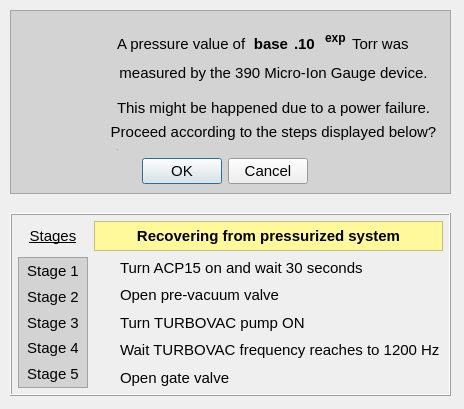
<?xml version="1.0" encoding="UTF-8"?>
<ui version="4.0">
 <class>Form</class>
 <widget class="QWidget" name="Form">
  <property name="geometry">
   <rect>
    <x>0</x>
    <y>0</y>
    <width>464</width>
    <height>409</height>
   </rect>
  </property>
  <property name="windowTitle">
   <string>Form</string>
  </property>
  <widget class="QWidget" name="verticalLayoutWidget">
   <property name="geometry">
    <rect>
     <x>10</x>
     <y>10</y>
     <width>441</width>
     <height>386</height>
    </rect>
   </property>
   <property name="font">
    <font>
     <family>Cantarell</family>
     <pointsize>11</pointsize>
     <weight>50</weight>
     <bold>false</bold>
    </font>
   </property>
   <layout class="QVBoxLayout" name="verticalLayout">
    <item>
     <widget class="QFrame" name="frame_2">
      <property name="palette">
       <palette>
        <active>
         <colorrole role="Base">
          <brush brushstyle="SolidPattern">
           <color alpha="255">
            <red>255</red>
            <green>255</green>
            <blue>255</blue>
           </color>
          </brush>
         </colorrole>
         <colorrole role="Window">
          <brush brushstyle="SolidPattern">
           <color alpha="255">
            <red>211</red>
            <green>211</green>
            <blue>211</blue>
           </color>
          </brush>
         </colorrole>
        </active>
        <inactive>
         <colorrole role="Base">
          <brush brushstyle="SolidPattern">
           <color alpha="255">
            <red>255</red>
            <green>255</green>
            <blue>255</blue>
           </color>
          </brush>
         </colorrole>
         <colorrole role="Window">
          <brush brushstyle="SolidPattern">
           <color alpha="255">
            <red>211</red>
            <green>211</green>
            <blue>211</blue>
           </color>
          </brush>
         </colorrole>
        </inactive>
        <disabled>
         <colorrole role="Base">
          <brush brushstyle="SolidPattern">
           <color alpha="255">
            <red>211</red>
            <green>211</green>
            <blue>211</blue>
           </color>
          </brush>
         </colorrole>
         <colorrole role="Window">
          <brush brushstyle="SolidPattern">
           <color alpha="255">
            <red>211</red>
            <green>211</green>
            <blue>211</blue>
           </color>
          </brush>
         </colorrole>
        </disabled>
       </palette>
      </property>
      <property name="font">
       <font>
        <family>Cantarell</family>
        <pointsize>11</pointsize>
        <weight>50</weight>
        <bold>false</bold>
       </font>
      </property>
      <property name="autoFillBackground">
       <bool>true</bool>
      </property>
      <property name="frameShape">
       <enum>QFrame::StyledPanel</enum>
      </property>
      <property name="frameShadow">
       <enum>QFrame::Raised</enum>
      </property>
      <layout class="QGridLayout" name="gridLayout">
       <item row="0" column="0">
        <layout class="QGridLayout" name="gridLayout_4">
         <item row="4" column="4">
          <spacer name="verticalSpacer_3">
           <property name="font">
            <font>
             <family>Cantarell</family>
             <pointsize>11</pointsize>
             <weight>50</weight>
             <bold>false</bold>
            </font>
           </property>
           <property name="orientation">
            <enum>Qt::Vertical</enum>
           </property>
           <property name="sizeType">
            <enum>QSizePolicy::Fixed</enum>
           </property>
           <property name="sizeHint" stdset="0">
            <size>
             <width>10</width>
             <height>5</height>
            </size>
           </property>
          </spacer>
         </item>
         <item row="7" column="2">
          <widget class="PyDMCheckbox" name="Shell_PV_Trigger_OK_MESSAGE">
           <property name="enabled">
            <bool>true</bool>
           </property>
           <property name="maximumSize">
            <size>
             <width>1</width>
             <height>1</height>
            </size>
           </property>
           <property name="font">
            <font>
             <family>Cantarell</family>
             <pointsize>11</pointsize>
             <weight>50</weight>
             <bold>false</bold>
            </font>
           </property>
           <property name="toolTip">
            <string/>
           </property>
           <property name="whatsThis">
            <string>
    A QCheckbox with support for Channels and more from PyDM

    Parameters
    ----------
    parent : QWidget
        The parent widget for the Label
    init_channel : str, optional
        The channel to be used by the widget.

    </string>
           </property>
           <property name="iconSize">
            <size>
             <width>1</width>
             <height>1</height>
            </size>
           </property>
           <property name="alarmSensitiveBorder" stdset="0">
            <bool>false</bool>
           </property>
           <property name="precisionFromPV" stdset="0">
            <bool>false</bool>
           </property>
           <property name="channel" stdset="0">
            <string>ca://${IOC}:ProcessRec:Bool</string>
           </property>
          </widget>
         </item>
         <item row="1" column="2" rowspan="2">
          <widget class="QLabel" name="label_11">
           <property name="minimumSize">
            <size>
             <width>0</width>
             <height>14</height>
            </size>
           </property>
           <property name="maximumSize">
            <size>
             <width>16777215</width>
             <height>18</height>
            </size>
           </property>
           <property name="font">
            <font>
             <family>Cantarell</family>
             <pointsize>11</pointsize>
             <weight>50</weight>
             <bold>false</bold>
            </font>
           </property>
           <property name="text">
            <string>A pressure value of</string>
           </property>
          </widget>
         </item>
         <item row="7" column="4">
          <spacer name="verticalSpacer_5">
           <property name="font">
            <font>
             <family>Cantarell</family>
             <pointsize>11</pointsize>
             <weight>50</weight>
             <bold>false</bold>
            </font>
           </property>
           <property name="orientation">
            <enum>Qt::Vertical</enum>
           </property>
           <property name="sizeType">
            <enum>QSizePolicy::Fixed</enum>
           </property>
           <property name="sizeHint" stdset="0">
            <size>
             <width>20</width>
             <height>5</height>
            </size>
           </property>
          </spacer>
         </item>
         <item row="0" column="3">
          <widget class="PyDMShellCommand" name="Shell_pop_up_OK_message">
           <property name="maximumSize">
            <size>
             <width>1</width>
             <height>1</height>
            </size>
           </property>
           <property name="font">
            <font>
             <family>Cantarell</family>
             <pointsize>11</pointsize>
             <weight>50</weight>
             <bold>false</bold>
            </font>
           </property>
           <property name="toolTip">
            <string/>
           </property>
           <property name="whatsThis">
            <string>
    A QPushButton capable of execute shell commands.
    </string>
           </property>
           <property name="text">
            <string/>
           </property>
           <property name="iconSize">
            <size>
             <width>1</width>
             <height>1</height>
            </size>
           </property>
           <property name="command" stdset="0">
            <string>pydm --hide-nav-bar --hide-menu-bar --hide-status-bar ../python/launch_ui_OK_message.py ${IOC} REC</string>
           </property>
          </widget>
         </item>
         <item row="1" column="1">
          <spacer name="horizontalSpacer_2">
           <property name="font">
            <font>
             <family>Cantarell</family>
             <pointsize>11</pointsize>
             <weight>50</weight>
             <bold>false</bold>
            </font>
           </property>
           <property name="orientation">
            <enum>Qt::Horizontal</enum>
           </property>
           <property name="sizeType">
            <enum>QSizePolicy::Fixed</enum>
           </property>
           <property name="sizeHint" stdset="0">
            <size>
             <width>5</width>
             <height>5</height>
            </size>
           </property>
          </spacer>
         </item>
         <item row="1" column="6" rowspan="2">
          <widget class="QLabel" name="label_12">
           <property name="minimumSize">
            <size>
             <width>0</width>
             <height>14</height>
            </size>
           </property>
           <property name="maximumSize">
            <size>
             <width>16777215</width>
             <height>18</height>
            </size>
           </property>
           <property name="font">
            <font>
             <family>Cantarell</family>
             <pointsize>11</pointsize>
             <weight>50</weight>
             <bold>false</bold>
            </font>
           </property>
           <property name="text">
            <string>Torr was</string>
           </property>
          </widget>
         </item>
         <item row="8" column="0" colspan="7">
          <widget class="QDialogButtonBox" name="buttonBox_2">
           <property name="font">
            <font>
             <family>Cantarell</family>
             <pointsize>11</pointsize>
             <weight>50</weight>
             <bold>false</bold>
            </font>
           </property>
           <property name="standardButtons">
            <set>QDialogButtonBox::Cancel|QDialogButtonBox::Ok</set>
           </property>
           <property name="centerButtons">
            <bool>true</bool>
           </property>
          </widget>
         </item>
         <item row="1" column="7">
          <spacer name="horizontalSpacer">
           <property name="font">
            <font>
             <family>Cantarell</family>
             <pointsize>11</pointsize>
             <weight>50</weight>
             <bold>false</bold>
            </font>
           </property>
           <property name="orientation">
            <enum>Qt::Horizontal</enum>
           </property>
           <property name="sizeType">
            <enum>QSizePolicy::Fixed</enum>
           </property>
           <property name="sizeHint" stdset="0">
            <size>
             <width>5</width>
             <height>5</height>
            </size>
           </property>
          </spacer>
         </item>
         <item row="0" column="4">
          <spacer name="verticalSpacer">
           <property name="font">
            <font>
             <family>Cantarell</family>
             <pointsize>11</pointsize>
             <weight>50</weight>
             <bold>false</bold>
            </font>
           </property>
           <property name="orientation">
            <enum>Qt::Vertical</enum>
           </property>
           <property name="sizeType">
            <enum>QSizePolicy::Fixed</enum>
           </property>
           <property name="sizeHint" stdset="0">
            <size>
             <width>20</width>
             <height>5</height>
            </size>
           </property>
          </spacer>
         </item>
         <item row="1" column="3" rowspan="2">
          <widget class="PyDMLabel" name="pressure_base">
           <property name="minimumSize">
            <size>
             <width>0</width>
             <height>14</height>
            </size>
           </property>
           <property name="maximumSize">
            <size>
             <width>60</width>
             <height>18</height>
            </size>
           </property>
           <property name="font">
            <font>
             <family>Cantarell</family>
             <pointsize>11</pointsize>
             <weight>75</weight>
             <bold>true</bold>
            </font>
           </property>
           <property name="toolTip">
            <string/>
           </property>
           <property name="whatsThis">
            <string/>
           </property>
           <property name="text">
            <string>base</string>
           </property>
           <property name="alignment">
            <set>Qt::AlignRight|Qt::AlignTrailing|Qt::AlignVCenter</set>
           </property>
           <property name="alarmSensitiveBorder" stdset="0">
            <bool>false</bool>
           </property>
           <property name="channel" stdset="0">
            <string>ca://${IOC}:BBB:TorrBaseMsg</string>
           </property>
          </widget>
         </item>
         <item row="0" column="0" rowspan="8">
          <widget class="QLabel" name="label_9">
           <property name="minimumSize">
            <size>
             <width>80</width>
             <height>0</height>
            </size>
           </property>
           <property name="maximumSize">
            <size>
             <width>80</width>
             <height>80</height>
            </size>
           </property>
           <property name="font">
            <font>
             <family>Cantarell</family>
             <pointsize>11</pointsize>
             <weight>50</weight>
             <bold>false</bold>
            </font>
           </property>
           <property name="text">
            <string>&lt;html&gt;&lt;head/&gt;&lt;body&gt;&lt;p&gt;&lt;img src=&quot;../images/warning.png&quot;/&gt;&lt;/p&gt;&lt;/body&gt;&lt;/html&gt;</string>
           </property>
           <property name="alignment">
            <set>Qt::AlignCenter</set>
           </property>
          </widget>
         </item>
         <item row="7" column="5">
          <widget class="PyDMShellCommand" name="Shell_rec_script">
           <property name="maximumSize">
            <size>
             <width>1</width>
             <height>1</height>
            </size>
           </property>
           <property name="font">
            <font>
             <family>Cantarell</family>
             <pointsize>11</pointsize>
             <weight>50</weight>
             <bold>false</bold>
            </font>
           </property>
           <property name="toolTip">
            <string/>
           </property>
           <property name="whatsThis">
            <string>
    A QPushButton capable of execute shell commands.
    </string>
           </property>
           <property name="iconSize">
            <size>
             <width>1</width>
             <height>1</height>
            </size>
           </property>
           <property name="command" stdset="0">
            <string>python ../scripts/process_recovery.py ${IOC}</string>
           </property>
          </widget>
         </item>
         <item row="1" column="4" rowspan="2">
          <widget class="QLabel" name="label_67">
           <property name="minimumSize">
            <size>
             <width>0</width>
             <height>14</height>
            </size>
           </property>
           <property name="maximumSize">
            <size>
             <width>25</width>
             <height>18</height>
            </size>
           </property>
           <property name="font">
            <font>
             <family>Cantarell</family>
             <pointsize>11</pointsize>
             <weight>75</weight>
             <bold>true</bold>
            </font>
           </property>
           <property name="text">
            <string>.10</string>
           </property>
          </widget>
         </item>
         <item row="3" column="1" colspan="7">
          <widget class="QLabel" name="label_14">
           <property name="minimumSize">
            <size>
             <width>0</width>
             <height>14</height>
            </size>
           </property>
           <property name="maximumSize">
            <size>
             <width>3100</width>
             <height>18</height>
            </size>
           </property>
           <property name="font">
            <font>
             <family>Cantarell</family>
             <pointsize>11</pointsize>
             <weight>50</weight>
             <bold>false</bold>
            </font>
           </property>
           <property name="text">
            <string>measured by the 390 Micro-Ion Gauge device.</string>
           </property>
           <property name="alignment">
            <set>Qt::AlignCenter</set>
           </property>
           <property name="wordWrap">
            <bool>true</bool>
           </property>
          </widget>
         </item>
         <item row="6" column="1" colspan="7">
          <widget class="QLabel" name="label_10">
           <property name="minimumSize">
            <size>
             <width>0</width>
             <height>13</height>
            </size>
           </property>
           <property name="maximumSize">
            <size>
             <width>16777215</width>
             <height>18</height>
            </size>
           </property>
           <property name="font">
            <font>
             <family>Cantarell</family>
             <pointsize>11</pointsize>
             <weight>50</weight>
             <bold>false</bold>
            </font>
           </property>
           <property name="text">
            <string>Proceed according to the steps displayed below?</string>
           </property>
           <property name="alignment">
            <set>Qt::AlignCenter</set>
           </property>
          </widget>
         </item>
         <item row="5" column="1" colspan="7">
          <widget class="QLabel" name="label_13">
           <property name="minimumSize">
            <size>
             <width>0</width>
             <height>13</height>
            </size>
           </property>
           <property name="maximumSize">
            <size>
             <width>16777215</width>
             <height>18</height>
            </size>
           </property>
           <property name="font">
            <font>
             <family>Cantarell</family>
             <pointsize>11</pointsize>
             <weight>50</weight>
             <bold>false</bold>
            </font>
           </property>
           <property name="text">
            <string>This might be happened due to a power failure.</string>
           </property>
           <property name="alignment">
            <set>Qt::AlignCenter</set>
           </property>
          </widget>
         </item>
         <item row="1" column="5">
          <widget class="PyDMLabel" name="pressure_exp">
           <property name="minimumSize">
            <size>
             <width>0</width>
             <height>15</height>
            </size>
           </property>
           <property name="maximumSize">
            <size>
             <width>35</width>
             <height>18</height>
            </size>
           </property>
           <property name="font">
            <font>
             <family>Cantarell</family>
             <pointsize>9</pointsize>
             <weight>75</weight>
             <bold>true</bold>
            </font>
           </property>
           <property name="toolTip">
            <string/>
           </property>
           <property name="whatsThis">
            <string/>
           </property>
           <property name="text">
            <string>exp</string>
           </property>
           <property name="alignment">
            <set>Qt::AlignLeading|Qt::AlignLeft|Qt::AlignTop</set>
           </property>
           <property name="alarmSensitiveBorder" stdset="0">
            <bool>false</bool>
           </property>
           <property name="channel" stdset="0">
            <string>ca://${IOC}:BBB:TorrExpMsg</string>
           </property>
          </widget>
         </item>
        </layout>
       </item>
      </layout>
     </widget>
    </item>
    <item>
     <spacer name="verticalSpacer_2">
      <property name="font">
       <font>
        <family>Cantarell</family>
        <pointsize>11</pointsize>
        <weight>50</weight>
        <bold>false</bold>
       </font>
      </property>
      <property name="orientation">
       <enum>Qt::Vertical</enum>
      </property>
      <property name="sizeType">
       <enum>QSizePolicy::Fixed</enum>
      </property>
      <property name="sizeHint" stdset="0">
       <size>
        <width>20</width>
        <height>13</height>
       </size>
      </property>
     </spacer>
    </item>
    <item>
     <widget class="QFrame" name="frame_4">
      <property name="font">
       <font>
        <family>Cantarell</family>
        <pointsize>11</pointsize>
        <weight>50</weight>
        <bold>false</bold>
       </font>
      </property>
      <property name="frameShape">
       <enum>QFrame::Box</enum>
      </property>
      <property name="frameShadow">
       <enum>QFrame::Raised</enum>
      </property>
      <layout class="QGridLayout" name="gridLayout_3">
       <property name="leftMargin">
        <number>0</number>
       </property>
       <property name="topMargin">
        <number>0</number>
       </property>
       <property name="rightMargin">
        <number>0</number>
       </property>
       <property name="bottomMargin">
        <number>0</number>
       </property>
       <item row="0" column="0">
        <layout class="QGridLayout" name="gridLayout_2">
         <property name="leftMargin">
          <number>6</number>
         </property>
         <property name="topMargin">
          <number>6</number>
         </property>
         <property name="rightMargin">
          <number>6</number>
         </property>
         <property name="bottomMargin">
          <number>6</number>
         </property>
         <item row="3" column="1">
          <widget class="PyDMByteIndicator" name="Stage_3">
           <property name="enabled">
            <bool>true</bool>
           </property>
           <property name="maximumSize">
            <size>
             <width>20</width>
             <height>16777215</height>
            </size>
           </property>
           <property name="font">
            <font>
             <family>Cantarell</family>
             <pointsize>11</pointsize>
             <weight>50</weight>
             <bold>false</bold>
            </font>
           </property>
           <property name="toolTip">
            <string/>
           </property>
           <property name="whatsThis">
            <string>
    Widget for graphical representation of bits from an integer number
    with support for Channels and more from PyDM

    Parameters
    ----------
    parent : QWidget
        The parent widget for the Label
    init_channel : str, optional
        The channel to be used by the widget.
    </string>
           </property>
           <property name="channel" stdset="0">
            <string>ca://${IOC}:ProcessRecovery:Status3</string>
           </property>
           <property name="offColor" stdset="0">
            <color>
             <red>255</red>
             <green>0</green>
             <blue>0</blue>
            </color>
           </property>
           <property name="circles" stdset="0">
            <bool>true</bool>
           </property>
           <property name="labels" stdset="0">
            <stringlist/>
           </property>
          </widget>
         </item>
         <item row="1" column="2">
          <widget class="PyDMLabel" name="PyDMLabel_31">
           <property name="font">
            <font>
             <family>Cantarell</family>
             <pointsize>11</pointsize>
             <weight>50</weight>
             <bold>false</bold>
            </font>
           </property>
           <property name="toolTip">
            <string/>
           </property>
           <property name="whatsThis">
            <string/>
           </property>
           <property name="text">
            <string>Turn ACP15 on and wait 30 seconds</string>
           </property>
          </widget>
         </item>
         <item row="1" column="0" rowspan="5">
          <widget class="QFrame" name="frame_12">
           <property name="minimumSize">
            <size>
             <width>70</width>
             <height>0</height>
            </size>
           </property>
           <property name="maximumSize">
            <size>
             <width>70</width>
             <height>16777215</height>
            </size>
           </property>
           <property name="palette">
            <palette>
             <active>
              <colorrole role="Base">
               <brush brushstyle="SolidPattern">
                <color alpha="255">
                 <red>255</red>
                 <green>255</green>
                 <blue>255</blue>
                </color>
               </brush>
              </colorrole>
              <colorrole role="Window">
               <brush brushstyle="SolidPattern">
                <color alpha="255">
                 <red>211</red>
                 <green>211</green>
                 <blue>211</blue>
                </color>
               </brush>
              </colorrole>
             </active>
             <inactive>
              <colorrole role="Base">
               <brush brushstyle="SolidPattern">
                <color alpha="255">
                 <red>255</red>
                 <green>255</green>
                 <blue>255</blue>
                </color>
               </brush>
              </colorrole>
              <colorrole role="Window">
               <brush brushstyle="SolidPattern">
                <color alpha="255">
                 <red>211</red>
                 <green>211</green>
                 <blue>211</blue>
                </color>
               </brush>
              </colorrole>
             </inactive>
             <disabled>
              <colorrole role="Base">
               <brush brushstyle="SolidPattern">
                <color alpha="255">
                 <red>211</red>
                 <green>211</green>
                 <blue>211</blue>
                </color>
               </brush>
              </colorrole>
              <colorrole role="Window">
               <brush brushstyle="SolidPattern">
                <color alpha="255">
                 <red>211</red>
                 <green>211</green>
                 <blue>211</blue>
                </color>
               </brush>
              </colorrole>
             </disabled>
            </palette>
           </property>
           <property name="font">
            <font>
             <family>Cantarell</family>
             <pointsize>11</pointsize>
             <weight>50</weight>
             <bold>false</bold>
            </font>
           </property>
           <property name="autoFillBackground">
            <bool>true</bool>
           </property>
           <property name="frameShape">
            <enum>QFrame::StyledPanel</enum>
           </property>
           <property name="frameShadow">
            <enum>QFrame::Raised</enum>
           </property>
           <layout class="QVBoxLayout" name="verticalLayout_5">
            <property name="spacing">
             <number>0</number>
            </property>
            <property name="leftMargin">
             <number>0</number>
            </property>
            <property name="topMargin">
             <number>0</number>
            </property>
            <property name="rightMargin">
             <number>0</number>
            </property>
            <property name="bottomMargin">
             <number>0</number>
            </property>
            <item>
             <widget class="QLabel" name="label_22">
              <property name="font">
               <font>
                <family>Cantarell</family>
                <pointsize>11</pointsize>
                <weight>50</weight>
                <bold>false</bold>
               </font>
              </property>
              <property name="text">
               <string>Stage 1</string>
              </property>
              <property name="alignment">
               <set>Qt::AlignCenter</set>
              </property>
             </widget>
            </item>
            <item>
             <widget class="QLabel" name="label_131">
              <property name="font">
               <font>
                <family>Cantarell</family>
                <pointsize>11</pointsize>
                <weight>50</weight>
                <bold>false</bold>
               </font>
              </property>
              <property name="text">
               <string>Stage 2</string>
              </property>
              <property name="alignment">
               <set>Qt::AlignCenter</set>
              </property>
             </widget>
            </item>
            <item>
             <widget class="QLabel" name="label_132">
              <property name="font">
               <font>
                <family>Cantarell</family>
                <pointsize>11</pointsize>
                <weight>50</weight>
                <bold>false</bold>
               </font>
              </property>
              <property name="text">
               <string>Stage 3</string>
              </property>
              <property name="alignment">
               <set>Qt::AlignCenter</set>
              </property>
             </widget>
            </item>
            <item>
             <widget class="QLabel" name="label_133">
              <property name="font">
               <font>
                <family>Cantarell</family>
                <pointsize>11</pointsize>
                <weight>50</weight>
                <bold>false</bold>
               </font>
              </property>
              <property name="text">
               <string>Stage 4</string>
              </property>
              <property name="alignment">
               <set>Qt::AlignCenter</set>
              </property>
             </widget>
            </item>
            <item>
             <widget class="QLabel" name="label_19">
              <property name="font">
               <font>
                <family>Cantarell</family>
                <pointsize>11</pointsize>
                <weight>50</weight>
                <bold>false</bold>
               </font>
              </property>
              <property name="text">
               <string>Stage 5</string>
              </property>
              <property name="alignment">
               <set>Qt::AlignCenter</set>
              </property>
             </widget>
            </item>
           </layout>
          </widget>
         </item>
         <item row="0" column="1" colspan="2">
          <widget class="QLabel" name="label_29">
           <property name="minimumSize">
            <size>
             <width>0</width>
             <height>30</height>
            </size>
           </property>
           <property name="palette">
            <palette>
             <active>
              <colorrole role="Base">
               <brush brushstyle="SolidPattern">
                <color alpha="255">
                 <red>255</red>
                 <green>255</green>
                 <blue>255</blue>
                </color>
               </brush>
              </colorrole>
              <colorrole role="Window">
               <brush brushstyle="SolidPattern">
                <color alpha="255">
                 <red>255</red>
                 <green>249</green>
                 <blue>156</blue>
                </color>
               </brush>
              </colorrole>
             </active>
             <inactive>
              <colorrole role="Base">
               <brush brushstyle="SolidPattern">
                <color alpha="255">
                 <red>255</red>
                 <green>255</green>
                 <blue>255</blue>
                </color>
               </brush>
              </colorrole>
              <colorrole role="Window">
               <brush brushstyle="SolidPattern">
                <color alpha="255">
                 <red>255</red>
                 <green>249</green>
                 <blue>156</blue>
                </color>
               </brush>
              </colorrole>
             </inactive>
             <disabled>
              <colorrole role="Base">
               <brush brushstyle="SolidPattern">
                <color alpha="255">
                 <red>255</red>
                 <green>249</green>
                 <blue>156</blue>
                </color>
               </brush>
              </colorrole>
              <colorrole role="Window">
               <brush brushstyle="SolidPattern">
                <color alpha="255">
                 <red>255</red>
                 <green>249</green>
                 <blue>156</blue>
                </color>
               </brush>
              </colorrole>
             </disabled>
            </palette>
           </property>
           <property name="font">
            <font>
             <family>Cantarell</family>
             <pointsize>11</pointsize>
             <weight>75</weight>
             <bold>true</bold>
            </font>
           </property>
           <property name="autoFillBackground">
            <bool>true</bool>
           </property>
           <property name="frameShape">
            <enum>QFrame::StyledPanel</enum>
           </property>
           <property name="text">
            <string>Recovering from pressurized system</string>
           </property>
           <property name="alignment">
            <set>Qt::AlignCenter</set>
           </property>
          </widget>
         </item>
         <item row="2" column="2">
          <widget class="PyDMLabel" name="PyDMLabel_15">
           <property name="font">
            <font>
             <family>Cantarell</family>
             <pointsize>11</pointsize>
             <weight>50</weight>
             <bold>false</bold>
            </font>
           </property>
           <property name="toolTip">
            <string/>
           </property>
           <property name="whatsThis">
            <string/>
           </property>
           <property name="text">
            <string>Open pre-vacuum valve</string>
           </property>
          </widget>
         </item>
         <item row="3" column="2">
          <widget class="PyDMLabel" name="PyDMLabel_29">
           <property name="font">
            <font>
             <family>Cantarell</family>
             <pointsize>11</pointsize>
             <weight>50</weight>
             <bold>false</bold>
            </font>
           </property>
           <property name="toolTip">
            <string/>
           </property>
           <property name="whatsThis">
            <string/>
           </property>
           <property name="text">
            <string>Turn TURBOVAC pump ON</string>
           </property>
          </widget>
         </item>
         <item row="2" column="1">
          <widget class="PyDMByteIndicator" name="Stage_2">
           <property name="enabled">
            <bool>true</bool>
           </property>
           <property name="maximumSize">
            <size>
             <width>20</width>
             <height>16777215</height>
            </size>
           </property>
           <property name="font">
            <font>
             <family>Cantarell</family>
             <pointsize>11</pointsize>
             <weight>50</weight>
             <bold>false</bold>
            </font>
           </property>
           <property name="toolTip">
            <string/>
           </property>
           <property name="whatsThis">
            <string>
    Widget for graphical representation of bits from an integer number
    with support for Channels and more from PyDM

    Parameters
    ----------
    parent : QWidget
        The parent widget for the Label
    init_channel : str, optional
        The channel to be used by the widget.
    </string>
           </property>
           <property name="channel" stdset="0">
            <string>ca://${IOC}:ProcessRecovery:Status2</string>
           </property>
           <property name="offColor" stdset="0">
            <color>
             <red>255</red>
             <green>0</green>
             <blue>0</blue>
            </color>
           </property>
           <property name="circles" stdset="0">
            <bool>true</bool>
           </property>
           <property name="labels" stdset="0">
            <stringlist/>
           </property>
          </widget>
         </item>
         <item row="4" column="2">
          <widget class="PyDMLabel" name="PyDMLabel_35">
           <property name="font">
            <font>
             <family>Cantarell</family>
             <pointsize>11</pointsize>
             <weight>50</weight>
             <bold>false</bold>
            </font>
           </property>
           <property name="toolTip">
            <string/>
           </property>
           <property name="whatsThis">
            <string/>
           </property>
           <property name="text">
            <string>Wait TURBOVAC frequency reaches to 1200 Hz</string>
           </property>
          </widget>
         </item>
         <item row="4" column="1">
          <widget class="PyDMByteIndicator" name="Stage_4">
           <property name="enabled">
            <bool>true</bool>
           </property>
           <property name="maximumSize">
            <size>
             <width>20</width>
             <height>16777215</height>
            </size>
           </property>
           <property name="font">
            <font>
             <family>Cantarell</family>
             <pointsize>11</pointsize>
             <weight>50</weight>
             <bold>false</bold>
            </font>
           </property>
           <property name="toolTip">
            <string/>
           </property>
           <property name="whatsThis">
            <string>
    Widget for graphical representation of bits from an integer number
    with support for Channels and more from PyDM

    Parameters
    ----------
    parent : QWidget
        The parent widget for the Label
    init_channel : str, optional
        The channel to be used by the widget.
    </string>
           </property>
           <property name="channel" stdset="0">
            <string>ca://${IOC}:ProcessRecovery:Status4</string>
           </property>
           <property name="offColor" stdset="0">
            <color>
             <red>255</red>
             <green>0</green>
             <blue>0</blue>
            </color>
           </property>
           <property name="circles" stdset="0">
            <bool>true</bool>
           </property>
           <property name="labels" stdset="0">
            <stringlist/>
           </property>
          </widget>
         </item>
         <item row="5" column="2">
          <widget class="PyDMLabel" name="PyDMLabel_16">
           <property name="font">
            <font>
             <family>Cantarell</family>
             <pointsize>11</pointsize>
             <weight>50</weight>
             <bold>false</bold>
            </font>
           </property>
           <property name="toolTip">
            <string/>
           </property>
           <property name="whatsThis">
            <string/>
           </property>
           <property name="text">
            <string>Open gate valve</string>
           </property>
          </widget>
         </item>
         <item row="5" column="1">
          <widget class="PyDMByteIndicator" name="Stage_5">
           <property name="enabled">
            <bool>true</bool>
           </property>
           <property name="maximumSize">
            <size>
             <width>20</width>
             <height>16777215</height>
            </size>
           </property>
           <property name="font">
            <font>
             <family>Cantarell</family>
             <pointsize>11</pointsize>
             <weight>50</weight>
             <bold>false</bold>
            </font>
           </property>
           <property name="toolTip">
            <string/>
           </property>
           <property name="whatsThis">
            <string>
    Widget for graphical representation of bits from an integer number
    with support for Channels and more from PyDM

    Parameters
    ----------
    parent : QWidget
        The parent widget for the Label
    init_channel : str, optional
        The channel to be used by the widget.
    </string>
           </property>
           <property name="channel" stdset="0">
            <string>ca://${IOC}:ProcessRecovery:Status5</string>
           </property>
           <property name="offColor" stdset="0">
            <color>
             <red>255</red>
             <green>0</green>
             <blue>0</blue>
            </color>
           </property>
           <property name="circles" stdset="0">
            <bool>true</bool>
           </property>
           <property name="labels" stdset="0">
            <stringlist/>
           </property>
          </widget>
         </item>
         <item row="0" column="0">
          <widget class="QLabel" name="label_4">
           <property name="font">
            <font>
             <family>Cantarell</family>
             <pointsize>11</pointsize>
             <weight>50</weight>
             <bold>false</bold>
             <underline>true</underline>
            </font>
           </property>
           <property name="text">
            <string>Stages</string>
           </property>
           <property name="alignment">
            <set>Qt::AlignCenter</set>
           </property>
          </widget>
         </item>
         <item row="1" column="1">
          <widget class="PyDMByteIndicator" name="Stage_1">
           <property name="enabled">
            <bool>true</bool>
           </property>
           <property name="maximumSize">
            <size>
             <width>20</width>
             <height>16777215</height>
            </size>
           </property>
           <property name="font">
            <font>
             <family>Cantarell</family>
             <pointsize>11</pointsize>
             <weight>50</weight>
             <bold>false</bold>
            </font>
           </property>
           <property name="toolTip">
            <string/>
           </property>
           <property name="whatsThis">
            <string>
    Widget for graphical representation of bits from an integer number
    with support for Channels and more from PyDM

    Parameters
    ----------
    parent : QWidget
        The parent widget for the Label
    init_channel : str, optional
        The channel to be used by the widget.
    </string>
           </property>
           <property name="channel" stdset="0">
            <string>ca://${IOC}:ProcessRecovery:Status1</string>
           </property>
           <property name="offColor" stdset="0">
            <color>
             <red>255</red>
             <green>0</green>
             <blue>0</blue>
            </color>
           </property>
           <property name="circles" stdset="0">
            <bool>true</bool>
           </property>
           <property name="labels" stdset="0">
            <stringlist/>
           </property>
          </widget>
         </item>
        </layout>
       </item>
      </layout>
     </widget>
    </item>
   </layout>
  </widget>
 </widget>
 <customwidgets>
  <customwidget>
   <class>PyDMByteIndicator</class>
   <extends>QWidget</extends>
   <header>pydm.widgets.byte</header>
  </customwidget>
  <customwidget>
   <class>PyDMLabel</class>
   <extends>QLabel</extends>
   <header>pydm.widgets.label</header>
  </customwidget>
  <customwidget>
   <class>PyDMShellCommand</class>
   <extends>QPushButton</extends>
   <header>pydm.widgets.shell_command</header>
  </customwidget>
  <customwidget>
   <class>PyDMCheckbox</class>
   <extends>QCheckBox</extends>
   <header>pydm.widgets.checkbox</header>
  </customwidget>
 </customwidgets>
 <resources/>
 <connections>
  <connection>
   <sender>buttonBox_2</sender>
   <signal>rejected()</signal>
   <receiver>Form</receiver>
   <slot>close()</slot>
   <hints>
    <hint type="sourcelabel">
     <x>196</x>
     <y>157</y>
    </hint>
    <hint type="destinationlabel">
     <x>7</x>
     <y>150</y>
    </hint>
   </hints>
  </connection>
  <connection>
   <sender>buttonBox_2</sender>
   <signal>accepted()</signal>
   <receiver>Shell_rec_script</receiver>
   <slot>execute_command()</slot>
   <hints>
    <hint type="sourcelabel">
     <x>299</x>
     <y>157</y>
    </hint>
    <hint type="destinationlabel">
     <x>320</x>
     <y>146</y>
    </hint>
   </hints>
  </connection>
  <connection>
   <sender>Shell_PV_Trigger_OK_MESSAGE</sender>
   <signal>toggled(bool)</signal>
   <receiver>Form</receiver>
   <slot>close()</slot>
   <hints>
    <hint type="sourcelabel">
     <x>119</x>
     <y>146</y>
    </hint>
    <hint type="destinationlabel">
     <x>2</x>
     <y>90</y>
    </hint>
   </hints>
  </connection>
  <connection>
   <sender>Shell_PV_Trigger_OK_MESSAGE</sender>
   <signal>toggled(bool)</signal>
   <receiver>Shell_pop_up_OK_message</receiver>
   <slot>execute_command()</slot>
   <hints>
    <hint type="sourcelabel">
     <x>119</x>
     <y>146</y>
    </hint>
    <hint type="destinationlabel">
     <x>251</x>
     <y>24</y>
    </hint>
   </hints>
  </connection>
 </connections>
</ui>
